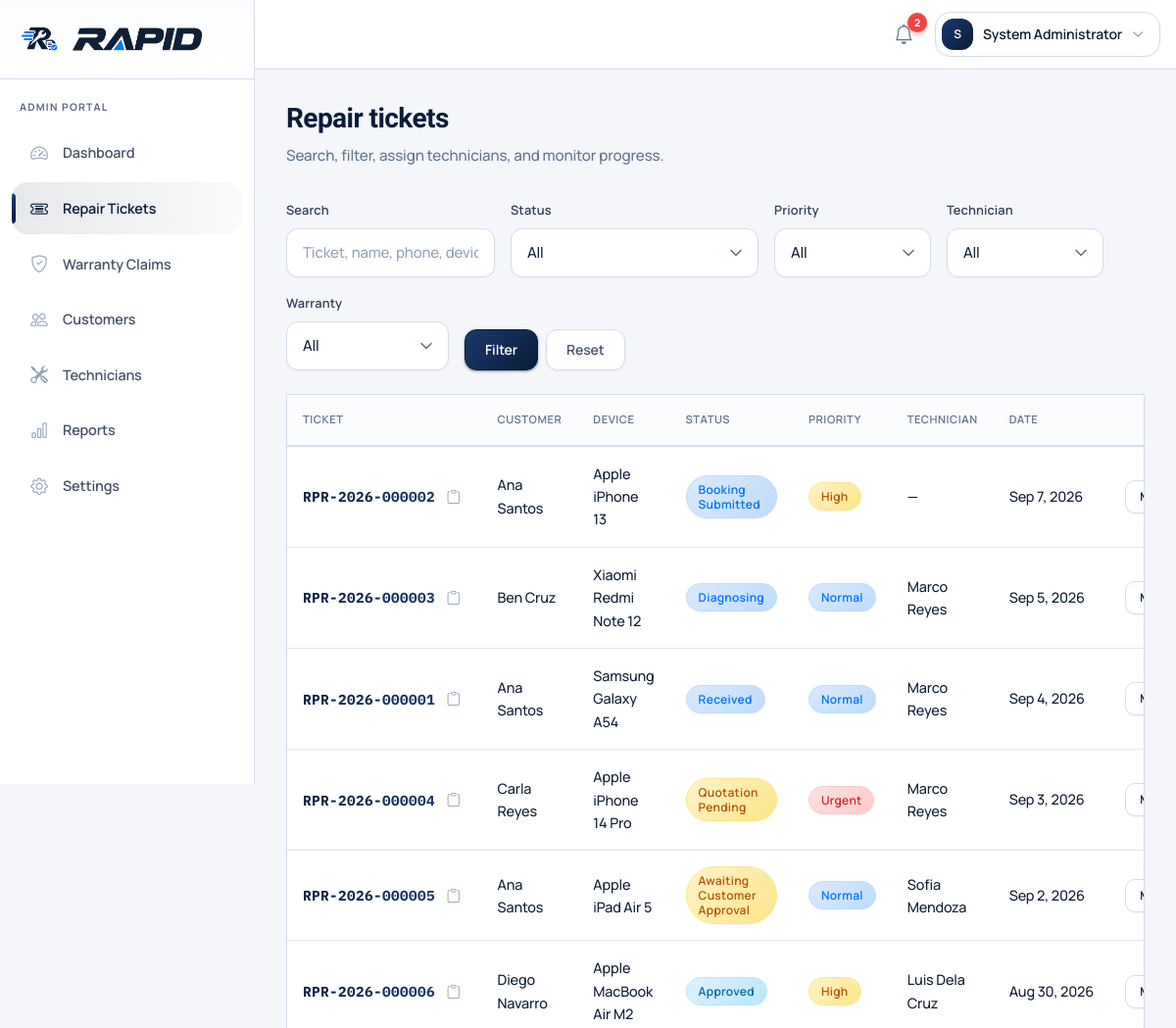
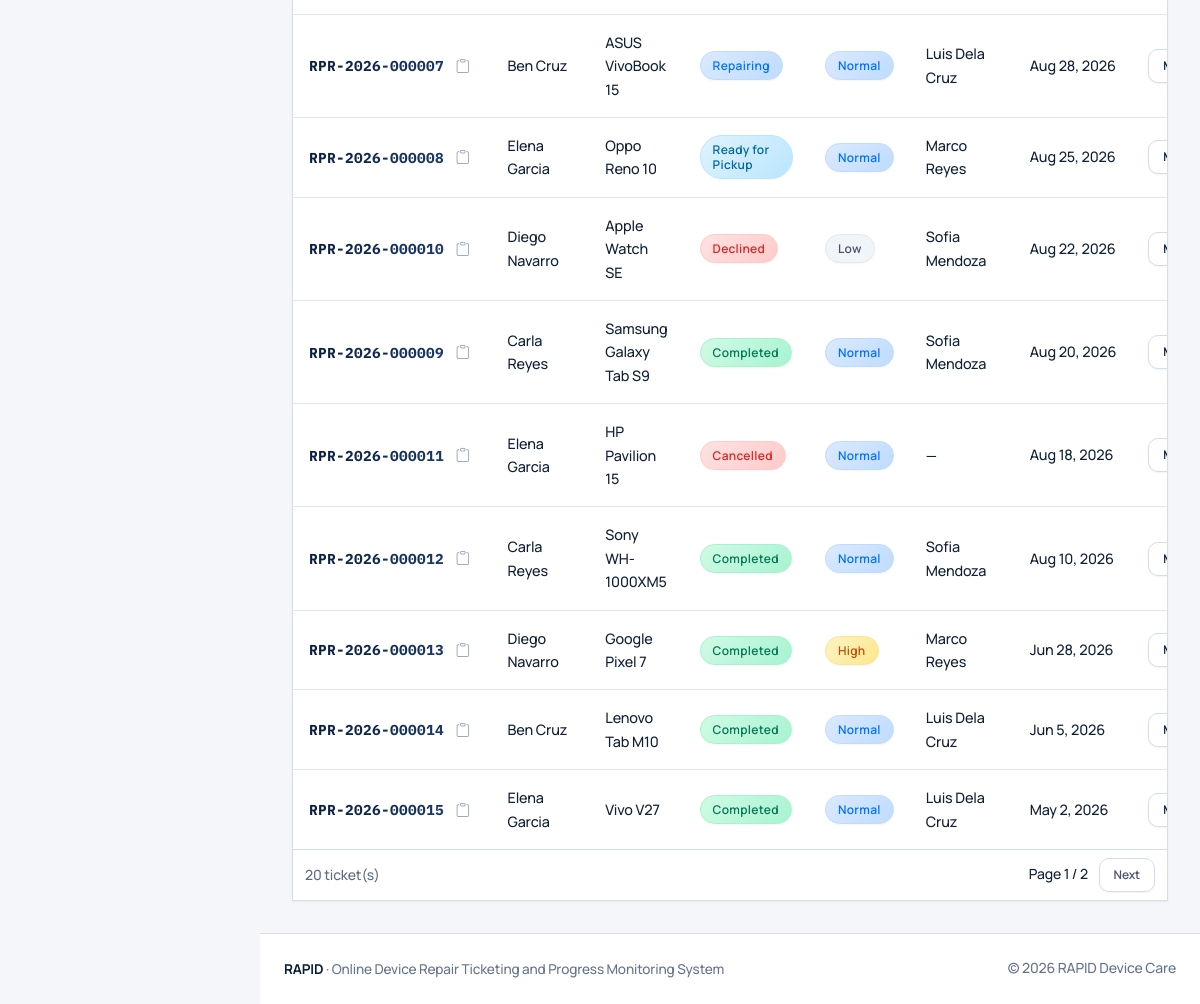
The app's page /admin/tickets (signed in) with its own data (2 pictures, top to bottom).
### tables this page shows
CREATE TABLE `users` (
  `id` INT UNSIGNED NOT NULL AUTO_INCREMENT COMMENT 'Unique ID of the user',
  `role` ENUM('admin', 'technician', 'customer') NOT NULL COMMENT 'Role of the user in the RAPID system',
  `first_name` VARCHAR(100) NOT NULL COMMENT 'First name of the user',
  `last_name` VARCHAR(100) NOT NULL COMMENT 'Last name of the user',
  `email` VARCHAR(190) NOT NULL COMMENT 'Email address used to log in',
  `phone` VARCHAR(30) DEFAULT NULL COMMENT 'Contact number of the user',
  `password` VARCHAR(255) NOT NULL COMMENT 'Hashed password of the user',
  `status` ENUM('active', 'inactive') NOT NULL DEFAULT 'active' COMMENT 'Account status of the user',
  `created_at` DATETIME NOT NULL DEFAULT CURRENT_TIMESTAMP COMMENT 'Date and time the user was created',
  `updated_at` DATETIME NOT NULL DEFAULT CURRENT_TIMESTAMP ON UPDATE CURRENT_TIMESTAMP COMMENT 'Date and time the user was last updated',
  PRIMARY KEY (`id`),
  UNIQUE KEY `uq_users_email` (`email`),
  KEY `idx_users_role` (`role`),
  KEY `idx_users_status` (`status`)
);

CREATE TABLE `repair_tickets` (
  `id` INT UNSIGNED NOT NULL AUTO_INCREMENT COMMENT 'Unique ID of the repair ticket',
  `ticket_number` VARCHAR(30) NOT NULL COMMENT 'Public tracking number of the ticket',
  `customer_id` INT UNSIGNED NOT NULL COMMENT 'Customer who requested the repair',
  `device_id` INT UNSIGNED NOT NULL COMMENT 'Device attached to the ticket',
  `assigned_technician_id` INT UNSIGNED DEFAULT NULL COMMENT 'Technician assigned to the ticket',
  `problem_description` TEXT NOT NULL COMMENT 'Reported problem of the device',
  `current_status` ENUM(
    'booking_submitted',
    'received',
    'diagnosing',
    'quotation_pending',
    'awaiting_approval',
    'approved',
    'repairing',
    'ready_for_pickup',
    'completed',
    'declined',
    'cancelled'
  ) NOT NULL DEFAULT 'booking_submitted' COMMENT 'Current repair status of the ticket',
  `priority` ENUM('low', 'normal', 'high', 'urgent') NOT NULL DEFAULT 'normal' COMMENT 'Priority level of the ticket',
  `appointment_date` DATETIME DEFAULT NULL COMMENT 'Scheduled appointment date of the ticket',
  `received_at` DATETIME DEFAULT NULL COMMENT 'Date and time the device was received',
  `completed_at` DATETIME DEFAULT NULL COMMENT 'Date and time the repair was completed',
  `estimated_completion` DATETIME DEFAULT NULL COMMENT 'Estimated completion date of the repair',
  `created_at` DATETIME NOT NULL DEFAULT CURRENT_TIMESTAMP COMMENT 'Date and time the ticket was created',
  `updated_at` DATETIME NOT NULL DEFAULT CURRENT_TIMESTAMP ON UPDATE CURRENT_TIMESTAMP COMMENT 'Date and time the ticket was last updated',
  PRIMARY KEY (`id`),
  UNIQUE KEY `uq_tickets_number` (`ticket_number`),
  KEY `idx_tickets_customer` (`customer_id`),
  KEY `idx_tickets_device` (`device_id`),
  KEY `idx_tickets_technician` (`assigned_technician_id`),
  KEY `idx_tickets_status` (`current_status`),
  KEY `idx_tickets_priority` (`priority`),
  KEY `idx_tickets_created` (`created_at`),
  CONSTRAINT `fk_tickets_customer` FOREIGN KEY (`customer_id`) REFERENCES `customers` (`id`) ON DELETE RESTRICT,
  CONSTRAINT `fk_tickets_device` FOREIGN KEY (`device_id`) REFERENCES `devices` (`id`) ON DELETE RESTRICT,
  CONSTRAINT `fk_tickets_technician` FOREIGN KEY (`assigned_technician_id`) REFERENCES `technicians` (`id`) ON DELETE SET NULL
);

CREATE TABLE `devices` (
  `id` INT UNSIGNED NOT NULL AUTO_INCREMENT COMMENT 'Unique ID of the device',
  `customer_id` INT UNSIGNED NOT NULL COMMENT 'Owner of the device',
  `device_type` VARCHAR(100) NOT NULL COMMENT 'Type of the device',
  `brand` VARCHAR(100) NOT NULL COMMENT 'Brand of the device',
  `model` VARCHAR(150) NOT NULL COMMENT 'Model of the device',
  `serial_number` VARCHAR(150) DEFAULT NULL COMMENT 'Serial number of the device',
  `imei` VARCHAR(50) DEFAULT NULL COMMENT 'IMEI of the device',
  `color` VARCHAR(50) DEFAULT NULL COMMENT 'Color of the device',
  `accessories` TEXT DEFAULT NULL COMMENT 'Accessories received with the device',
  `physical_condition` TEXT DEFAULT NULL COMMENT 'Physical condition of the device',
  `created_at` DATETIME NOT NULL DEFAULT CURRENT_TIMESTAMP COMMENT 'Date and time the device was created',
  `updated_at` DATETIME NOT NULL DEFAULT CURRENT_TIMESTAMP ON UPDATE CURRENT_TIMESTAMP COMMENT 'Date and time the device was last updated',
  PRIMARY KEY (`id`),
  KEY `idx_devices_customer` (`customer_id`),
  KEY `idx_devices_brand_model` (`brand`, `model`),
  CONSTRAINT `fk_devices_customer` FOREIGN KEY (`customer_id`) REFERENCES `customers` (`id`) ON DELETE CASCADE
);

### admin/tickets.php (the view, shortened to what the rows shown need)
<?php
require_once __DIR__ . '/../includes/auth.php';
require_role('admin');
$page = max(1, (int) ($_GET['page'] ?? 1));
$perPage = 15;
$offset = ($page - 1) * $perPage;
$where = ['1=1'];
$params = [];
$whereSql = implode(' AND ', $where);
$listStmt = db()->prepare(
    "SELECT rt.id, rt.ticket_number, rt.current_status, rt.priority, rt.created_at,
            d.brand, d.model, d.device_type,
            CONCAT(cu.first_name, ' ', cu.last_name) AS customer_name,
            CONCAT(COALESCE(tu.first_name,''), ' ', COALESCE(tu.last_name,'')) AS technician_name
     FROM repair_tickets rt
     INNER JOIN devices d ON d.id = rt.device_id
     INNER JOIN customers c ON c.id = rt.customer_id
     INNER JOIN users cu ON cu.id = c.user_id
     LEFT JOIN technicians t ON t.id = rt.assigned_technician_id
     LEFT JOIN users tu ON tu.id = t.user_id
     WHERE $whereSql
     ORDER BY rt.created_at DESC, rt.id DESC
     LIMIT $perPage OFFSET $offset"
);
$listStmt->execute($params);
$tickets = $listStmt->fetchAll();
$navVariant = 'app';
$activeNav = 'tickets';
require_once __DIR__ . '/../includes/header.php';
require_once __DIR__ . '/../includes/navbar.php';
?>
<div class="app-shell">
    <?php require_once __DIR__ . '/../includes/sidebar.php'; ?>
    <main class="app-main">
        <div class="page-header">
            <h1>Repair tickets</h1>
        </div>
        <div class="rapid-card p-0 overflow-hidden">
            <?php if (!$tickets): ?>
                <div class="empty-state">
                    <i class="bi bi-ticket-perforated"></i>
                    <p class="mb-0 font-semibold text-rapid">No tickets match your filters.</p>
                </div>
            <?php else: ?>
                <div class="overflow-x-auto">
                    <table class="rapid-table">
                        <thead>
                            <tr>
                                <th>Ticket</th>
                                <th>Customer</th>
                                <th>Device</th>
                                <th>Status</th>
                                <th>Priority</th>
                                <th>Technician</th>
                                <th>Date</th>
                                <th></th>
                            </tr>
                        </thead>
                        <tbody>
                            <?php foreach ($tickets as $t): ?>
                                <tr>
                                    <td class="whitespace-nowrap">
                                        <?php render_ticket_number($t['ticket_number'], url('admin/ticket.php?id=' . (int) $t['id'])); ?>
                                    </td>
                                    <td><?= e($t['customer_name']) ?></td>
                                    <td><?= e($t['brand'] . ' ' . $t['model']) ?></td>
                                    <td><span class="badge-status <?= e(status_badge_class($t['current_status'])) ?>"><?= e(status_label($t['current_status'])) ?></span></td>
                                    <td><span class="badge-status <?= e(priority_badge_class($t['priority'])) ?>"><?= e(ucfirst($t['priority'])) ?></span></td>
                                    <td><?= e(trim($t['technician_name']) !== '' ? $t['technician_name'] : '—') ?></td>
                                    <td class="text-sm whitespace-nowrap"><?= e(format_datetime($t['created_at'], 'M j, Y')) ?></td>
                                    <td class="text-right"><a class="btn btn-sm btn-rapid-outline" href="<?= e(url('admin/ticket.php?id=' . (int) $t['id'])) ?>">Manage</a></td>
                                </tr>
                            <?php endforeach; ?>
                        </tbody>
                    </table>
                </div>
            <?php endif; ?>
        </div>
    </main>
</div>
<?php require_once __DIR__ . '/../includes/footer.php'; ?>

### includes/navbar.php (shortened to what the rows shown need)
<?php
$user = current_user();
$navVariant = $navVariant ?? 'public';
$unreadCount = ($navVariant === 'app' && $user) ? count_unread_notifications((int) $user['id']) : 0;
$fluid = $navVariant === 'app';
$isApp = $navVariant === 'app' && $user;
?>
<nav class="rapid-navbar <?= $isApp ? 'rapid-navbar-app' : 'rapid-navbar-public' ?>">
    <div class="<?= $fluid ? 'container-fluid-rapid' : 'container-rapid' ?>">
        <div class="flex flex-wrap items-center gap-3">
            <?php if ($isApp): ?>
                <div class="flex items-center gap-3 ml-auto">
                    <div class="relative" data-dropdown>
                        <button class="nav-notify" type="button" id="notifyToggle" aria-expanded="false" aria-haspopup="true" title="Notifications" data-dropdown-toggle>
                            <i class="bi bi-bell" aria-hidden="true"></i>
                            <span class="notify-badge <?= $unreadCount > 0 ? '' : 'is-hidden' ?>" id="notifyBadge"><?= $unreadCount > 99 ? '99+' : (int) $unreadCount ?></span>
                        </button>
                    </div>
                    <div class="relative" data-dropdown>
                        <button class="btn-user-menu" type="button" aria-expanded="false" aria-haspopup="true" data-dropdown-toggle>
                            <span class="user-avatar"><?= e(strtoupper(substr($user['first_name'], 0, 1))) ?></span>
                            <span class="hidden md:inline"><?= e($user['first_name'] . ' ' . $user['last_name']) ?></span>
                            <i class="bi bi-chevron-down text-xs text-rapid-muted" aria-hidden="true"></i>
                        </button>
                    </div>
                </div>
            <?php endif; ?>
        </div>
    </div>
</nav>

### includes/sidebar.php (shortened to what the rows shown need)
<?php
$user = current_user();
$role = $user['role'] ?? '';
$activeNav = $activeNav ?? 'dashboard';
switch ($role) {
    case 'admin':
        $links = [
            ['key' => 'dashboard', 'label' => 'Dashboard', 'href' => 'admin/index.php', 'icon' => 'bi-speedometer2'],
            ['key' => 'tickets', 'label' => 'Repair Tickets', 'href' => 'admin/tickets.php', 'icon' => 'bi-ticket-detailed'],
            ['key' => 'claims', 'label' => 'Warranty Claims', 'href' => 'admin/claims.php', 'icon' => 'bi-shield-check'],
            ['key' => 'customers', 'label' => 'Customers', 'href' => 'admin/customers.php', 'icon' => 'bi-people'],
            ['key' => 'technicians', 'label' => 'Technicians', 'href' => 'admin/technicians.php', 'icon' => 'bi-tools'],
            ['key' => 'reports', 'label' => 'Reports', 'href' => 'admin/reports.php', 'icon' => 'bi-bar-chart'],
            ['key' => 'settings', 'label' => 'Settings', 'href' => 'admin/settings.php', 'icon' => 'bi-gear'],
        ];
        break;
}
?>
<aside class="rapid-sidebar" tabindex="-1" id="appSidebar" aria-label="<?= e(ucfirst($role)) ?> navigation">
    <div class="sidebar-brand">
        <?php
        require __DIR__ . '/brand_lockup.php';
        ?>
    </div>
    <div class="sidebar-role"><?= e($role) ?> portal</div>
    <nav class="sidebar-nav">
        <?php foreach ($links as $link): ?>
            <?php
            $isActive = $activeNav === $link['key'];
            $soon = !empty($link['soon']);
            ?>
            <a class="sidebar-link <?= $isActive ? 'active' : '' ?><?= $soon ? ' is-soon' : '' ?>"
               href="<?= e(url($link['href'])) ?>"
               <?= $isActive ? 'aria-current="page"' : '' ?>
               <?= $soon ? 'title="Coming in the next build step"' : '' ?>>
            </a>
        <?php endforeach; ?>
    </nav>
</aside>

### includes/ui.php (shortened to what the rows shown need)
<?php
function render_ticket_copy_btn(string $ticketNumber): void
{
    echo '<button type="button" class="ticket-copy-btn" data-copy-btn="' . e($ticketNumber) . '" title="Copy ticket number" aria-label="Copy ticket number ' . e($ticketNumber) . '">';
    echo '<i class="bi bi-clipboard" aria-hidden="true"></i>';
    echo '</button>';
}
function render_ticket_number(string $ticketNumber, ?string $href = null, array $opts = []): void
{
    $numberClass = $opts['class'] ?? 'ticket-mono';
    $tag = $opts['tag'] ?? 'span';
    $heading = !empty($opts['heading']);
    $wrapTag = $heading ? 'div' : 'span';
    $wrapClass = 'ticket-number-cell' . ($heading ? ' ticket-number-heading' : '');
    $safeTag = in_array($tag, ['span', 'strong', 'h1', 'div'], true) ? $tag : 'span';
    echo '<' . $wrapTag . ' class="' . e($wrapClass) . '">';
    if ($href !== null && $href !== '') {
        echo '<a class="' . e($numberClass) . '" href="' . e($href) . '">' . e($ticketNumber) . '</a>';
    } else {
        echo '<' . $safeTag . ' class="' . e($numberClass) . '">' . e($ticketNumber) . '</' . $safeTag . '>';
    }
    render_ticket_copy_btn($ticketNumber);
    echo '</' . $wrapTag . '>';
}

### records on screen
users: first_name "S", first_name+last_name "System Administrator", role "ADMIN"
repair_tickets: ticket_number "RPR-2026-000002", customer_name "Ana Santos", device.model "Apple iPhone 13", current_status "Booking Submitted", priority "High", technician_name "—", created_at "Sep 7, 2026"
repair_tickets: ticket_number "RPR-2026-000003", customer_name "Ben Cruz", device.model "Xiaomi Redmi Note 12", current_status "Diagnosing", priority "Normal", technician_name "Marco Reyes", created_at "Sep 5, 2026"
repair_tickets: ticket_number "RPR-2026-000001", customer_name "Ana Santos", device.model "Samsung Galaxy A54", current_status "Received", priority "Normal", technician_name "Marco Reyes", created_at "Sep 4, 2026"
repair_tickets: ticket_number "RPR-2026-000004", customer_name "Carla Reyes", device.model "Apple iPhone 14 Pro", current_status "Quotation Pending", priority "Urgent", technician_name "Marco Reyes", created_at "Sep 3, 2026"
repair_tickets: ticket_number "RPR-2026-000005", customer_name "Ana Santos", device.model "Apple iPad Air 5", current_status "Awaiting Customer Approval", priority "Normal", technician_name "Sofia Mendoza", created_at "Sep 2, 2026"
repair_tickets: ticket_number "RPR-2026-000006", customer_name "Diego Navarro", device.model "Apple MacBook Air M2", current_status "Approved", priority "High", technician_name "Luis Dela Cruz", created_at "Aug 30, 2026"
repair_tickets: ticket_number "RPR-2026-000007", customer_name "Ben Cruz", device.model "ASUS VivoBook 15", current_status "Repairing", priority "Normal", technician_name "Luis Dela Cruz", created_at "Aug 28, 2026"
repair_tickets: ticket_number "RPR-2026-000008", customer_name "Elena Garcia", device.model "Oppo Reno 10", current_status "Ready for Pickup", priority "Normal", technician_name "Marco Reyes", created_at "Aug 25, 2026"
repair_tickets: ticket_number "RPR-2026-000010", customer_name "Diego Navarro", device.model "Apple Watch SE", current_status "Declined", priority "Low", technician_name "Sofia Mendoza", created_at "Aug 22, 2026"
repair_tickets: ticket_number "RPR-2026-000009", customer_name "Carla Reyes", device.model "Samsung Galaxy Tab S9", current_status "Completed", priority "Normal", technician_name "Sofia Mendoza", created_at "Aug 20, 2026"
repair_tickets: ticket_number "RPR-2026-000011", customer_name "Elena Garcia", device.model "HP Pavilion 15", current_status "Cancelled", priority "Normal", technician_name "—", created_at "Aug 18, 2026"
repair_tickets: ticket_number "RPR-2026-000012", customer_name "Carla Reyes", device.model "Sony WH-1000XM5", current_status "Completed", priority "Normal", technician_name "Sofia Mendoza", created_at "Aug 10, 2026"
repair_tickets: ticket_number "RPR-2026-000013", customer_name "Diego Navarro", device.model "Google Pixel 7", current_status "Completed", priority "High", technician_name "Marco Reyes", created_at "Jun 28, 2026"
repair_tickets: ticket_number "RPR-2026-000014", customer_name "Ben Cruz", device.model "Lenovo Tab M10", current_status "Completed", priority "Normal", technician_name "Luis Dela Cruz", created_at "Jun 5, 2026"
repair_tickets: ticket_number "RPR-2026-000015", customer_name "Elena Garcia", device.model "Vivo V27", current_status "Completed", priority "Normal", technician_name "Luis Dela Cruz", created_at "May 2, 2026"

### other values on screen
$unreadCount "2"
$link['label'] "Dashboard"
$link['label'] "Repair Tickets"
$link['label'] "Warranty Claims"
$link['label'] "Customers"
$link['label'] "Technicians"
$link['label'] "Reports"
$link['label'] "Settings"
$total "20"
$page "1"
$totalPages "2"
APP_NAME "RAPID"
APP_SUBTITLE "Online Device Repair Ticketing and Progress Monitoring System"
SHOP_NAME "RAPID Device Care"
